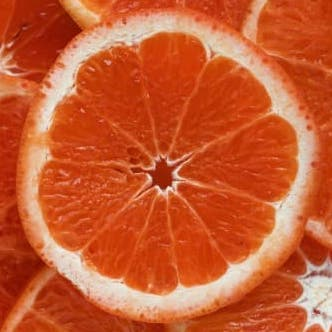
#> input picture TP1/Exercice2/test.jpg, 332 x 332 px
$ python exercice3.py Exercice2/test.jpg
#> lines starting #> are read from the running program, lines starting #| are printed output that depends on the picture
import cv2 as cv
import sys
from matplotlib import pyplot as plt

if len(sys.argv) != 2:
    sys.exit("Image path missing.")

img = cv.imread(cv.samples.findFile(sys.argv[1]),cv.IMREAD_GRAYSCALE)
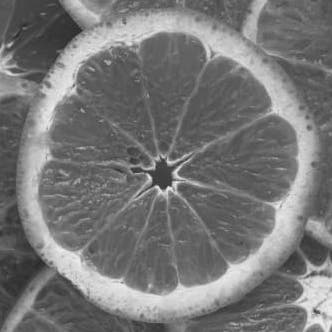
#> img: shape (332, 332); min 36, max 246, mean 118.9
if img is None:
    sys.exit("Could not read the image.")
clahe = cv.createCLAHE(clipLimit=2.0, tileGridSize=(8,8))
cl1 = clahe.apply(img)
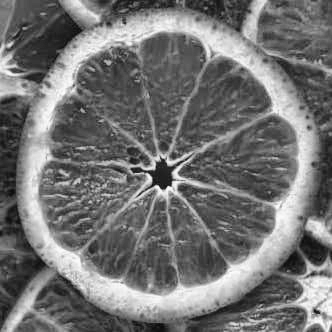
#> cl1: shape (332, 332); min 10, max 253, mean 115.3
cl2 = cv.equalizeHist(img)
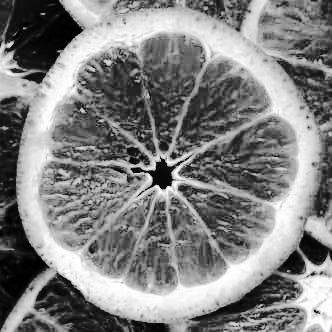
#> cl2: shape (332, 332); min 0, max 255, mean 128.9

histr = cv.calcHist([img],[0],None,[256],[0,256])
#> histr = 256 values, max 2451 at index 96, min 0 at index 0, mean 430.6
plt.figure("Greyscale Histogram")
plt.plot(histr)
plt.xlim([0,256])
plt.title("Greyscale Histogram")
plt.show(block=False)
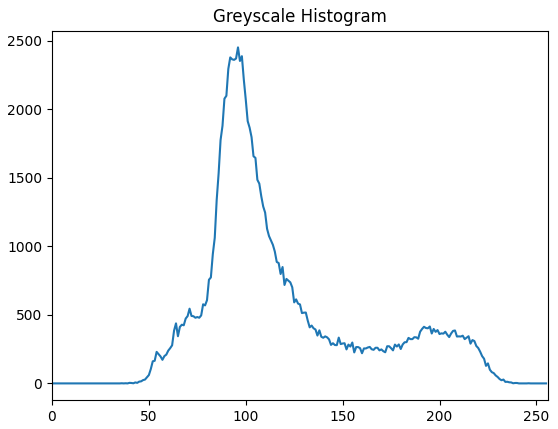
#> figure drawn by matplotlib, 1 panel; curve peaks at x = 96, y = 2451

histr_equalized = cv.calcHist(cl1,[0],None,[256],[0,256])
#> histr_equalized = 256 values, max 12 at index 78, min 0 at index 0, mean 1.3
plt.figure("Greyscale Histogram (Equalized : CLAHE algorithm)")
plt.plot(histr_equalized)
plt.xlim([0,256])
plt.title("Greyscale Histogram (Equalized : CLAHE algorithm)")
plt.show(block=False)
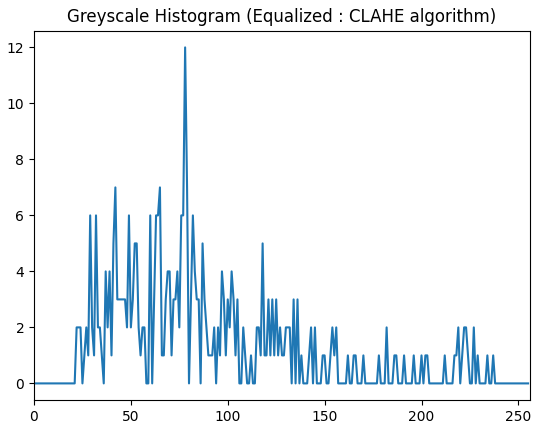
#> figure drawn by matplotlib, 1 panel; curve peaks at x = 78, y = 12

histr_equalized2 = cv.calcHist(cl2,[0],None,[256],[0,256])
#> histr_equalized2 = 256 values, max 14 at index 97, min 0 at index 0, mean 1.3
plt.figure("Greyscale Histogram (Equalized : equalizeHist)")
plt.plot(histr_equalized2)
plt.xlim([0,256])
plt.title("Greyscale Histogram (Equalized : equalizeHist)")
plt.show(block=False)
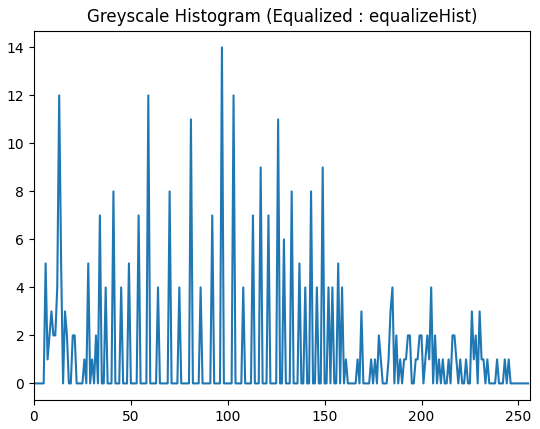
#> figure drawn by matplotlib, 1 panel; curve peaks at x = 97, y = 14


cv.imshow("Input image", img)
cv.imshow("Equalized image with CLAHE algorithm",cl1)
cv.imshow("Equalized image with opencv function : equalizeHist",cl2)
cv.waitKey(0)
